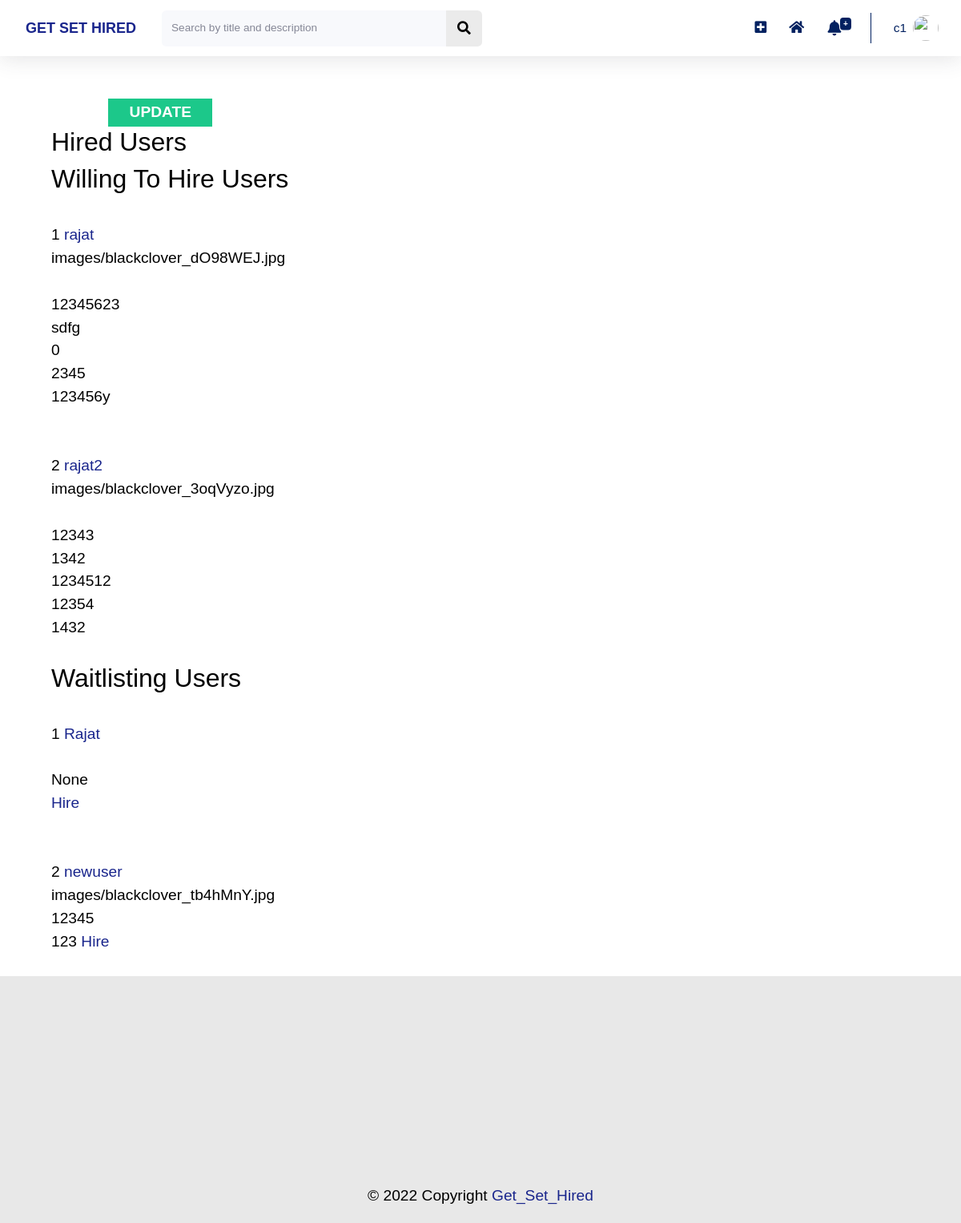
Screenshot of /jobPosting/1 (signed in) with the database file from the repository.
### home/models.py (models this page shows, shortened)
class UserProfile(models.Model):
    isUser = models.BooleanField(default = False)
    user = models.OneToOneField(User, on_delete = models.CASCADE)
    certificates = models.ManyToManyField(Certificate, related_name = 'user_certificates')
    image = models.FileField(upload_to = 'images/', validators=[FileExtensionValidator(allowed_extensions=["png", "jpg", "jpeg"])])
    skills = models.ManyToManyField(Skill, related_name = 'user_skills')
    contact_num = models.IntegerField('Contact Number', null = True, blank = True)
    education = models.TextField()
    experience_yrs = models.IntegerField(default = 0)
    age = models.IntegerField(null = True, blank = True)
    willing_to_work_at = models.CharField(max_length = 40)

### home/decorators.py (the view)
    def wrap(request, *args, **kwargs):
        if profileCompleted(request):
            return function(request, *args, **kwargs)
        if(request.user.userprofile.isUser):
            return redirect("/profileEdit/" + str(request.user.userprofile.id))
        return redirect("/profileEdit/" + str(request.user.companyprofile.id))

### controllers.py (called while the page is built)
def jobPostingController(req, jobPostingId):
    from home.models import JobPosting, UserProfile
    jobposting = JobPosting.objects.get(id = jobPostingId)
    users = UserProfile.objects.all().filter(isUser = True)
    users_accepted = jobposting.users_accepted.all()
    willing_to_hire_users = list(jobposting.willing_to_hire.all())
    willing_to_hire_users = [user.userprofile for user in willing_to_hire_users]
    rem_users = [user for user in users if user not in willing_to_hire_users]
    context = {"status": True, "users_accepted":users_accepted, "jobPosting": jobposting, "willing_to_hire_users": willing_to_hire_users, 'rem_users': rem_users}
    return context

### home/views.py (called while the page is built)
@login_required
@user_profile_completed
def jobPosting(req, jobPostingId):
    context = jobPostingController(req, jobPostingId)
    return render(req, 'home/jobPosting.html', context)

### utils.py (called while the page is built)
def check(req, field, fieldName):
    from django.contrib import messages
    if field != "" and field != None:
        return True
    print(field)
    messages.error(req, "Please complete " + fieldName)
    return False

### templates/home/jobPosting.html (shortened to what this page needs)
{% extends 'partials/base.html' %}
{% load static %}
{% block content %}
<div class="container-fluid" style="
    padding-left: 4%;
    padding-right: 4%;
">
  <div class="row">
    <div class="col-md-8" style="
      padding-left: 4%;
      padding-right: 4%;
  ">
      <div class="row justify-content-center">
        <div class="update-delete col-md-12">
          <br>
          <a href="/editJobPosting/{{jobposting.id}}"><button class="btn btn-success btn-icon-split" style="display: inline-block;width: 130px ;height:35px; padding-top: 0px; padding-bottom: 0px;border-radius:0px"><b>UPDATE</b></button></a>
        </div>
      </div>
    </div>
  </div>
</div>
<h2>Hired Users</h2>
<h2>Willing To Hire Users</h2>
{% for user in willing_to_hire_users %}
<br>
<div>
  {{ forloop.counter }}
  <a href="/profile/{{user.id}}">{{user.user}}</a>
  <br>
  {{user.image}}
  <br>
  <br>
  {{user.contact_num}}
  <br>
  {{user.education}}
  <br>
  {{user.experience_yrs}}
  <br>
  {{user.age}}
  <br>
  {{user.willing_to_work_at}}
</div>
<br>
{% endfor %}
<h2>Waitlisting Users</h2>
{% for user in rem_users %}
<br>
<div>
  {{ forloop.counter }}
  <a href="/profile/{{user.id}}">{{user.user}}</a>
  <br>
  {{user.image}}
  <br>
  {{user.age}}
  <br>
  {{user.willing_to_work_at}}
  <a href="/hire/{{jobPosting.id}}/{{user.id}}">Hire</a>
</div>
<br>
{% endfor %}
{% endblock content %}

### templates/partials/base.html (shortened to what this page needs)
{% load static %}
<!DOCTYPE html>
<html lang="en">
    <head>
        {% block cdnCSS %}
        <link rel="stylesheet" type="text/css" href="{% static 'home/style.css' %}">
        <link rel="stylesheet" type="text/css" href="{% static 'home/cards.css' %}">
        <link rel="stylesheet" type="text/css" href="{% static 'home/footer.css' %}">
        <link rel="stylesheet" href="https://pro.fontawesome.com/releases/v5.10.0/css/all.css" />
        {% endblock cdnCSS %}
    </head>
    <body id="page-top">
        {% block mainBlock %}
        <div id="wrapper">
            <div id="content-wrapper" class="d-flex flex-column">
                <div id="content" style="background: white;">
                    {% block navbar %}
                    <nav class="navbar navbar-expand navbar-light bg-white topbar mb-4 static-top shadow">
                        <div class="sidebar-brand-text mx-3" style="color: #022160; font-size: large; font-weight: bold"> <a href="/home">GET SET HIRED</a></div>
                        <form method="POST" action="{{request.get_full_path}}" class="d-none d-sm-inline-block form-inline mr-auto ml-md-3 my-2 my-md-0 mw-100 navbar-search">
                            <div class="input-group">
                                <input type="text" class="form-control bg-light border-0 small" placeholder="Search by title and description" aria-label="Search" aria-describedby="basic-addon2" name="search">
                                <div class="input-group-append">
                                    <button class="btn btn-primary" type="submit">
                                        <i class="fas fa-search fa-sm"></i>
                                    </button>
                                </div>
                            </div>
                        </form>
                        <ul class="navbar-nav ml-auto">
                            {% if user.companyprofile.isCompany %}
                            <div class="notif-tooltip">
                                <a class="nav-link" href="createJobPosting/">
                                    <i class="fas fa-plus-square fa-sm fa-fw mr-2 text-gray-400" style="margin-top: 18px;"></i>
                                </a>
                            </div>
                            {% endif %}
                            <div class="notif-tooltip">
                                <a class="nav-link" href="{% url 'index' %}" role="button" style="margin-top: 11px;">
                                    <i class="fas fa-home fa-fw fa-sm mr-2 text-gray-400"></i>
                                </a>
                            </div>
                            {% if user.companyprofile.isCompany %}
                            <li class="nav-item dropdown no-arrow mx-1">
                                <a class="nav-link dropdown-toggle notif-tooltip" id="alertsDropdown" role="button" data-toggle="dropdown" aria-haspopup="true" aria-expanded="false" style="padding: 8px; width: 41.5px;">
                                    <i class="fas fa-bell fa-fw" style="margin-right: 8px;"></i>
                                    {% if notifications.count != 0 %}
                                    <span class="badge badge-danger badge-counter">
                                        {{notifications.count}}+
                                    </span> {% endif %}
                                </a>
                            </li>
                            {% endif %}
                            <li class="nav-item dropdown no-arrow">
                                <a class="nav-link dropdown-toggle" id="userDropdown" role="button" data-toggle="dropdown" aria-haspopup="true" aria-expanded="false">
                                    <span class="mr-2 d-none d-lg-inline text-gray-600 small">{{user.username}}</span>
                                    {% if user.userprofile.isUser %}
                                    <img class="img-profile rounded-circle" src="/media/{{user.userprofile.image}}">
                                    {% else %}
                                    <img class="img-profile rounded-circle" src="https://images.unsplash.com/photo-1560179707-f14e90ef3623?ixlib=rb-4.0.3&ixid=MnwxMjA3fDB8MHxzZWFyY2h8Nnx8Y29tcGFueXxlbnwwfHwwfHw%3D&w=1000&q=80">
                                    {% endif %}
                                </a>
                            </li>
                        </ul>
                    </nav>
                    {% endblock navbar %}
                    <div class="container-fluid">
                        {% block content %}{% endblock content %}
                    </div>
                </div>
            </div>
            <br><br><br><br><br><br><br><br>
        </div>
        <br>
        {% endblock mainBlock %}
        {% block footer %}
        <div id="CopyrightAndTeam">
            <div class="vertical-center">
                <div class="copyright horizontal-center">
                    &copy;  Copyright <a href="https://wiki.iitmandi.co.in/p/UG_Academic_Council" target="_blank">Get_Set_Hired</a>
                </div>
            </div>
        </div>
        {% endblock footer %}
    </body>
    {% block cdnJS %}
    <link href="https://cdnjs.cloudflare.com/ajax/libs/select2/4.0.3/css/select2.min.css" rel="stylesheet" />
    {% endblock cdnJS %}
</html>

### static/home/cards.css (style rules this page uses)
#content > nav > ul > div:nth-child(3) > a >i { margin-top: 7px !important; }

### static/home/footer.css (style rules this page uses)
.horizontal-center { margin: 0 auto; }
.vertical-center { display: flex; align-items: center; }
#CopyrightAndTeam { background-color: #e8e8e8; padding-bottom: 20px; }

### rows the page displays
UserProfile: user "rajat", image "images/blackclover_dO98WEJ.jpg", contact_num "12345623", education "sdfg", experience_yrs "0", age "2345", willing_to_work_at "123456y"
UserProfile: user "rajat2", image "images/blackclover_3oqVyzo.jpg", contact_num "12343", education "1342", experience_yrs "1234512", age "12354", willing_to_work_at "1432"
UserProfile: user "Rajat", age "None"
UserProfile: user "newuser", image "images/blackclover_tb4hMnY.jpg", age "12345", willing_to_work_at "123"

### other values shown
{{ user.username }} "c1"
